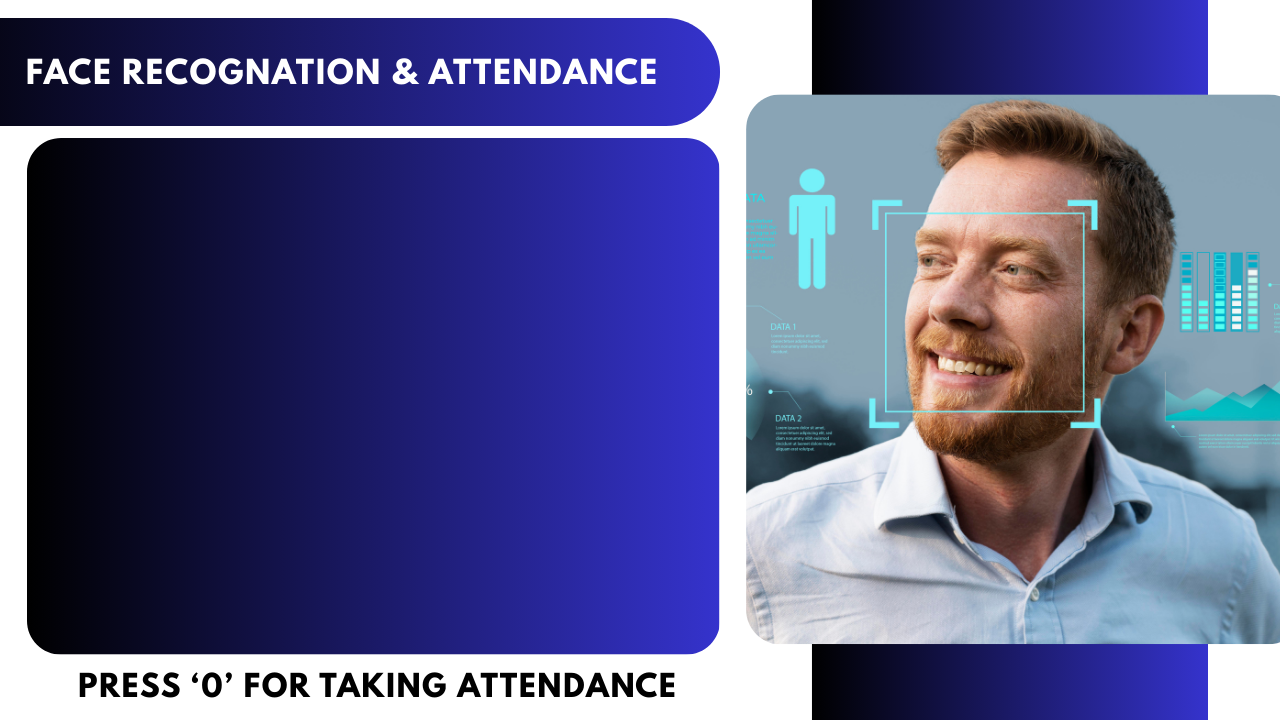
#> input picture bg.png, 1280 x 720 px, given in place of the camera
$ python add_faces.py
#> lines starting #> are read from the running program, lines starting #| are printed output that depends on the picture; after the words box and inside, x2 and y2 are one past the last pixel; in counts of white or black regions, pixels touching at a corner belong together
import cv2
import pickle
import numpy as np
import os
video=cv2.VideoCapture(0)
facedetect=cv2.CascadeClassifier('data/haarcascade_frontalface_default.xml')
faces_data=[]

i=0

name=input("Enter Your Name: ")
#> the answer given: bg.png

while True:
    ret,frame=video.read()
#> frame is the input picture: shape (720, 1280, 3); mean B, G, R 139.1, 95.3, 92.5
    gray=cv2.cvtColor(frame, cv2.COLOR_BGR2GRAY)
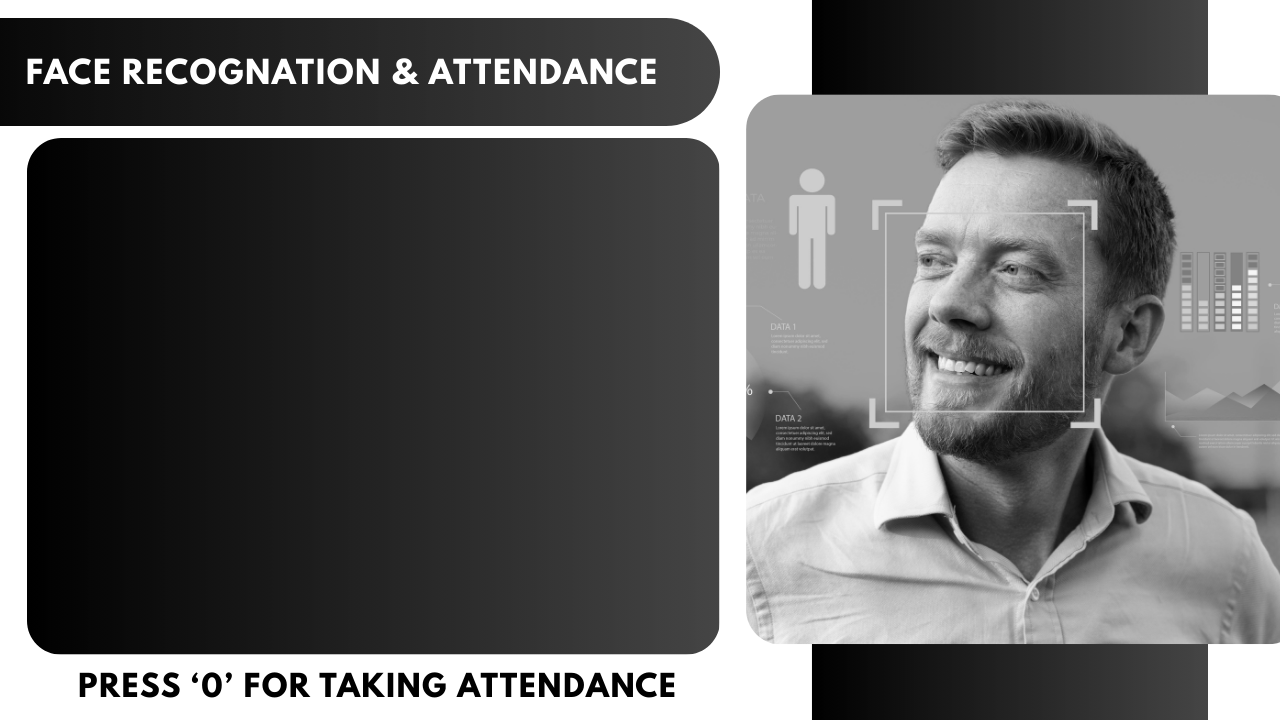
#> gray: shape (720, 1280); min 0, max 255, mean 99.4
    faces=facedetect.detectMultiScale(gray, 1.3 ,5)
#> faces = [[857, 168, 235, 235]]
    for (x,y,w,h) in faces:
        crop_img=frame[y:y+h, x:x+w, :]
        resized_img=cv2.resize(crop_img, (50,50))
        if len(faces_data)<=100 and i%10==0:
            faces_data.append(resized_img)
        i=i+1
        cv2.putText(frame, str(len(faces_data)), (50,50), cv2.FONT_HERSHEY_COMPLEX, 1, (50,50,255), 1)
        cv2.rectangle(frame, (x,y), (x+w, y+h), (50,50,255), 1)
#> this loop made 1 pass
#> (x, y, w, h, i) on pass 1: (857, 168, 235, 235, 1)
#> pass 1, `crop_img=frame[y:y+h, x:x+w, :]`:
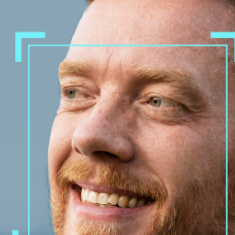
#> crop_img: shape (235, 235, 3); mean B, G, R 128.7, 138.5, 162.1
#> pass 1, `resized_img=cv2.resize(crop_img, (50,50))`:
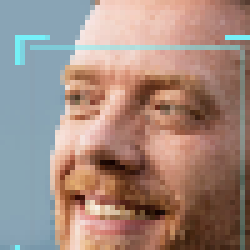
#> resized_img: shape (50, 50, 3) (shown 5 times larger); mean B, G, R 128.2, 138, 162
#> after the loop:
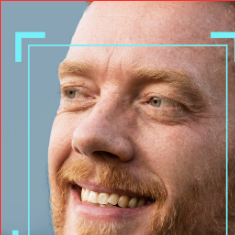
#> crop_img: shape (235, 235, 3); 0.85% of pixels changed, all inside (x1, y1, x2, y2) = (0, 0, 235, 235)
#> after the loop:
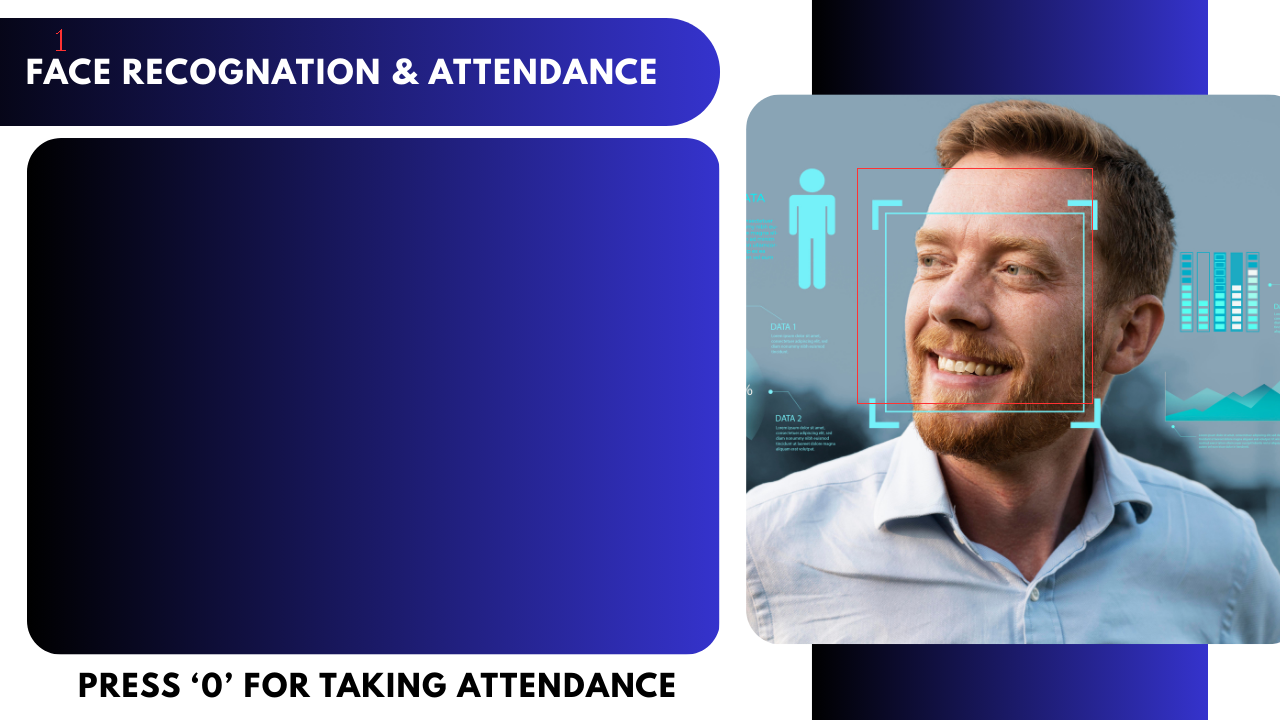
#> frame: shape (720, 1280, 3); 0.11% of pixels changed, all inside (x1, y1, x2, y2) = (56, 29, 1093, 404)
#> after the loop, faces_data = 1 item; i = 1
    cv2.imshow("rame", frame)
    k=cv2.waitKey(1)
#> (key q is pressed here)
    if k==ord('q') or len(faces_data)==100:
        break
video.release()
cv2.destroyAllWindows()

faces_data=np.asarray(faces_data)
faces_data=faces_data.reshape(100, -1)
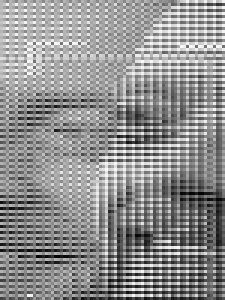
#> faces_data: shape (100, 75) (shown 3 times larger); min 1, max 249, mean 142.7


if 'names.pkl' not in os.listdir('data/'):
    names=[name]*100
    with open('data/names.pkl', 'wb') as f:
        pickle.dump(names, f)
else:
    with open('data/names.pkl', 'rb') as f:
#> (reads data/names.pkl from the repository)
        names=pickle.load(f)
    names=names+[name]*100
    with open('data/names.pkl', 'wb') as f:
        pickle.dump(names, f)

if 'faces_data.pkl' not in os.listdir('data/'):
    with open('data/faces_data.pkl', 'wb') as f:
        pickle.dump(faces_data, f)
else:
    with open('data/faces_data.pkl', 'rb') as f:
        faces=pickle.load(f)
    faces=np.append(faces, faces_data, axis=0)
    with open('data/faces_data.pkl', 'wb') as f:
        pickle.dump(faces, f)
